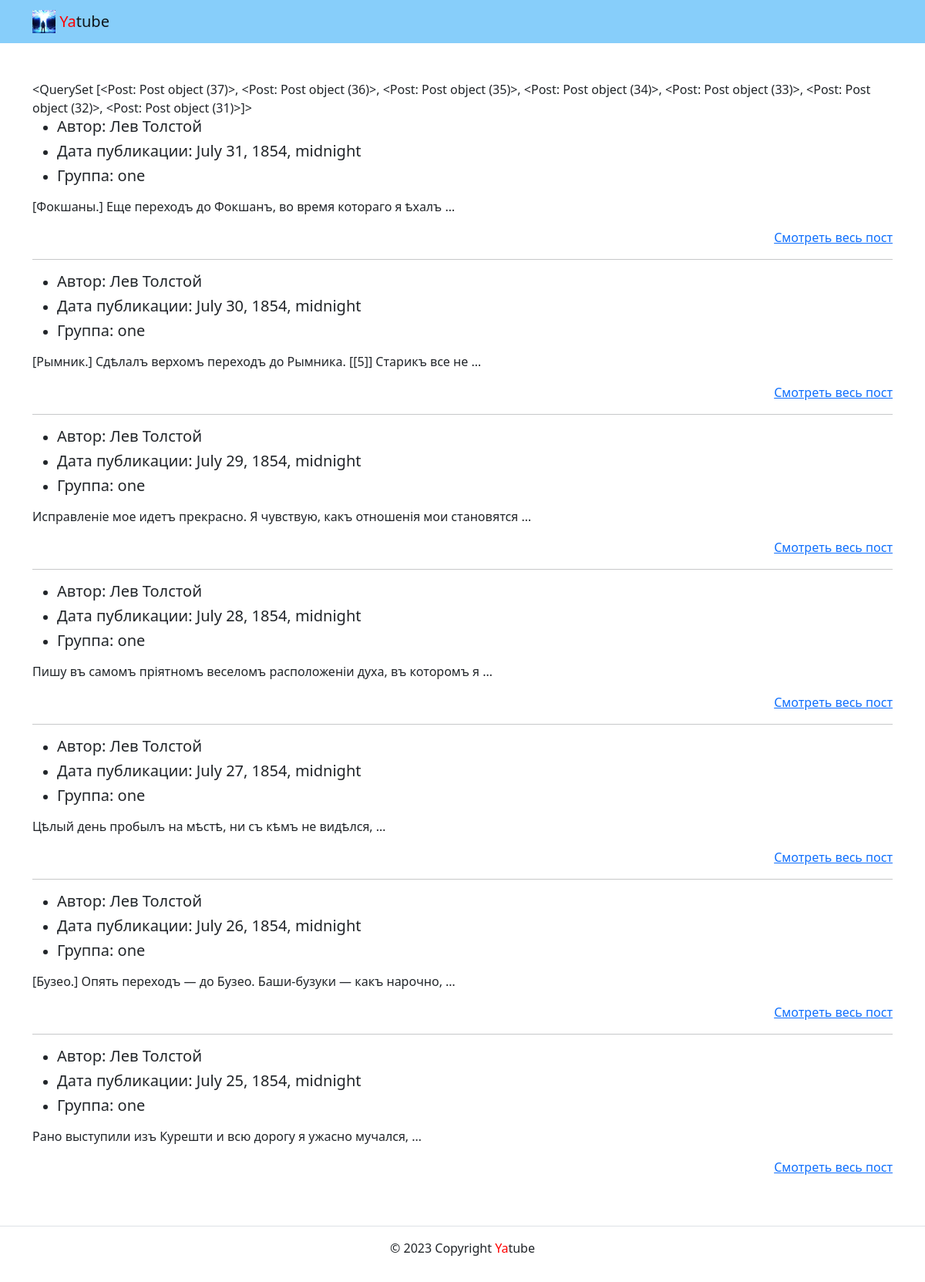
The page /group/one-1/ on the database its author committed.
### posts/models.py (models this page shows)
class Post(models.Model):
    text = models.TextField()
    pub_date = models.DateTimeField(auto_now_add=True)
    author = models.ForeignKey(User, on_delete=models.CASCADE, related_name='posts')
    group = models.ForeignKey(Group, on_delete=models.SET_NULL, blank=True, null=True, related_name='posts')
    objects = models.Manager()
    show_group = ShowGroup()

class Group(models.Model):
    title = models.CharField(max_length=255)
    slug = models.SlugField(max_length=150, unique=True)
    description = models.TextField()
    def __str__(self):
        return self.title

### posts/views.py (the view)
# urls.py: path('group/<slug:slug_id>/', views.get_posts, name='group'),
def get_posts(request, slug_id):
    group = get_object_or_404(Group, slug=slug_id)
    posts = Post.objects.filter(group=group).select_related('author').order_by('-pub_date')
    return render(request, 'posts/group_list.html', context={'title': 'Записи сообществ', 'posts': posts, 'group': group})

### templates/posts/group_list.html
{% extends 'base.html' %}
{% block main %}
    <main>
      <div class="container py-5">
          {{ posts }}
          {% for post in posts %}
            <ul>
                <li>
                    <h5>Автор: {{ post.author.get_full_name }}</h5>
                </li>
                <li>
                    <h5>Дата публикации: {{ post.pub_date }}</h5>
                </li>
                <li>
                    <h5>Группа: {{ group }}</h5>
                </li>
            </ul>
          <p>{{ post.text|truncatewords:10 }}</p>
          <p style="text-align: right;"><a href="{% url 'posts:post' post_id=post.pk %}">Смотреть весь пост</a></p>
          {% if not forloop.last %}
          <hr>
          {% endif %}
          {% endfor %}
      </div>
    </main>
{% endblock %}

### rows shown on the page
Post: id "<QuerySet [<Post: Post object (37)>, <Post: Post object (36)>, <Post: Post object (35)>, <Post: Post object (34)>, <Post: Post object (33)>, <Post: Post object (32)>, <Post: Post object (31)>]>", author.get_full_name "Лев Толстой", pub_date "July 31, 1854, midnight", text "[Фокшаны.] Еще переходъ до Фокшанъ, во время котораго я ѣхалъ …"
Group: title "one"
Post: author.get_full_name "Лев Толстой", pub_date "July 30, 1854, midnight", text "[Рымник.] Сдѣлалъ верхомъ переходъ до Рымника. [[5]] Старикъ все не …"
Post: author.get_full_name "Лев Толстой", pub_date "July 29, 1854, midnight", text "Исправленіе мое идетъ прекрасно. Я чувствую, какъ отношенія мои становятся …"
Post: author.get_full_name "Лев Толстой", pub_date "July 28, 1854, midnight", text "Пишу въ самомъ пріятномъ веселомъ расположеніи духа, въ которомъ я …"
Post: author.get_full_name "Лев Толстой", pub_date "July 27, 1854, midnight", text "Цѣлый день пробылъ на мѣстѣ, ни съ кѣмъ не видѣлся, …"
Post: author.get_full_name "Лев Толстой", pub_date "July 26, 1854, midnight", text "[Бузео.] Опять переходъ — до Бузео. Баши-бузуки — какъ нарочно, …"
Post: author.get_full_name "Лев Толстой", pub_date "July 25, 1854, midnight", text "Рано выступили изъ Курешти и всю дорогу я ужасно мучался, …"
